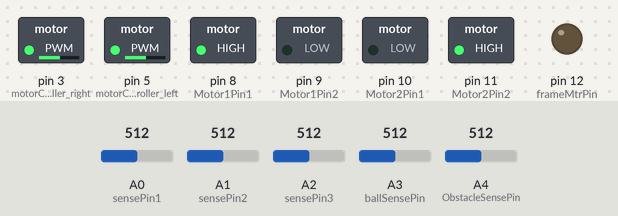
Bench run of a sketch on a simulated Arduino Uno, built with avr-gcc and run on an emulated ATmega328P. Parts: switched loads named in the sketch (green lamp = pin HIGH), output pins drawn as LEDs (lit = HIGH). Inputs (shaded band) come from the test bench; at power-on: A1 (sensePin2) = 512, A2 (sensePin3) = 512, A0 (sensePin1) = 512, A3 (ballSensePin) = 512, A4 (ObstacleSensePin) = 512.

Above: at 7.0 s.
7.1 s: A1 (sensePin2) set to 208
8.6 s: A1 (sensePin2) set to 192
At 9.5 s:
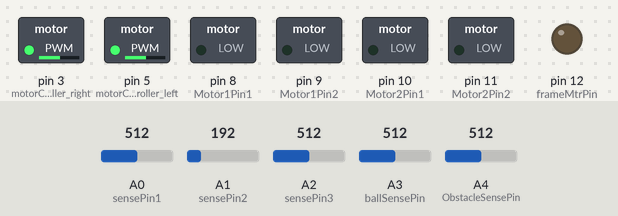
10.1 s: A2 (sensePin3) set to 211
11.6 s: A2 (sensePin3) set to 188
At 12.4 s:
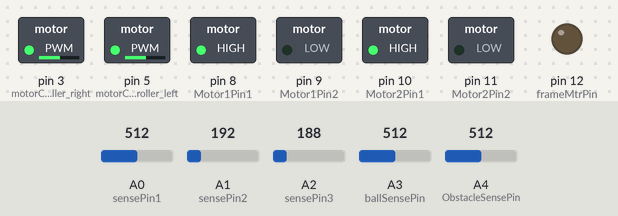
13.1 s: A2 (sensePin3) set to 210
At 13.4 s:
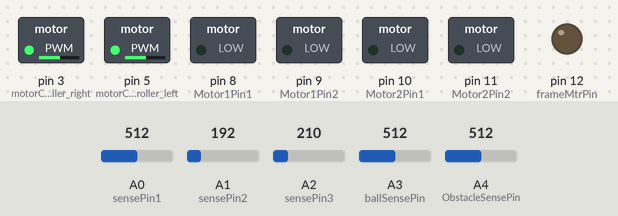
14.6 s: A0 (sensePin1) set to 215
16.1 s: A0 (sensePin1) set to 188
At 17.1 s:
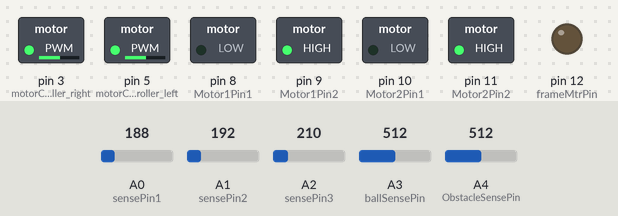
Timing chart, 0 to 18.6 s (numbered marks = the images above; inputs shaded):
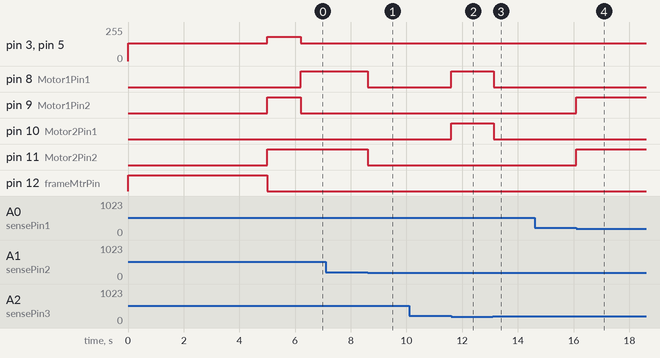

Measured:
- the behaviour switches between 201 and 200 on A1 (sensePin2) (found by bisection; images 0 and 1)
- the behaviour switches between 201 and 200 on A2 (sensePin3) (found by bisection; images 1 and 2)
- the behaviour switches between 201 and 200 on A0 (sensePin1) (found by bisection; images 3 and 4)
- after the input at 7.1 s, every drawn part: stays the same
- after the input at 8.6 s, pin 8 (Motor1Pin1), pin 11 (Motor2Pin2): HIGH → LOW at once
- after the input at 10.1 s, every drawn part: stays the same
- after the input at 11.6 s, pin 8 (Motor1Pin1), pin 10 (Motor2Pin1): LOW → HIGH at once
- after the input at 13.1 s, pin 8 (Motor1Pin1), pin 10 (Motor2Pin1): HIGH → LOW at once
- after the input at 14.6 s, every drawn part: stays the same
- after the input at 16.1 s, pin 9 (Motor1Pin2), pin 11 (Motor2Pin2): LOW → HIGH at once

The sketch:

Line_following.ino
```cpp
int sensePin1 = 0;  //left
int sensePin2 = 1;  //middle
int sensePin3 = 2;  //right

int threshold = 200;

int ballSensePin = 3;
int frameMtrPin = 12;
boolean grabbingDone = false;

int ObstacleSensePin = 4;

int ballthreshold  = 150;
int obsthreshold  = 130;

const int Motor1Pin1 = 8;
const int Motor1Pin2 = 9;
const int Motor2Pin1 = 10;
const int Motor2Pin2 = 11;

int motorController_left = 5;  //left
int motorController_right = 3;  //right

void setup(){

  pinMode(sensePin1,INPUT);
  pinMode(sensePin2,INPUT);
  pinMode(sensePin3,INPUT);

  pinMode(ballSensePin,INPUT);

  pinMode(ObstacleSensePin,INPUT);

  pinMode(Motor1Pin1, OUTPUT);
  pinMode(Motor1Pin2, OUTPUT);
  pinMode(Motor2Pin1, OUTPUT);
  pinMode(Motor2Pin2, OUTPUT);

  pinMode(frameMtrPin, OUTPUT);

  grabbingDone = false;

  pinMode(motorController_left, OUTPUT);
  pinMode(motorController_right, OUTPUT);

  analogWrite(motorController_left,900);
  analogWrite(motorController_right,900);
}

void loop(){

  int val1;
  int val2;
  int val3;

  int ballSenseVal = analogRead(ballSensePin);
  int obstacleSenseVal = analogRead(ObstacleSensePin);

  if(ballSenseVal > ballthreshold && !grabbingDone){

    Stop();

    digitalWrite(frameMtrPin,HIGH);
    delay(5000);
    digitalWrite(frameMtrPin,LOW);

    grabbingDone = true;

    analogWrite(motorController_left,950);
    analogWrite(motorController_right,950);

    GoRight();
    delay(1200);

    analogWrite(motorController_left,900);
    analogWrite(motorController_right,900);

  }
  else{

    digitalWrite(frameMtrPin,LOW);

    val1 = analogRead(sensePin1);  //left
    val2 = analogRead(sensePin2);  //middle
    val3 = analogRead(sensePin3);  //right

    if(val1 > threshold && val2 > threshold && val3 > threshold){ //Go forward
      digitalWrite(frameMtrPin,LOW);
      GoForward();
      delay(30);
    }
    else if(val1 <= threshold && val2 > threshold && val3 > threshold){ //Turn right
      digitalWrite(frameMtrPin,LOW);
      GoRight();
      delay(15);
    }
    else if(val1 <= threshold && val2 <= threshold && val3 > threshold){ //Turn right
      digitalWrite(frameMtrPin,LOW);
      GoRight();
      delay(30);
    }
    else if(val1 > threshold && val2 > threshold && val3 <= threshold){ //Turn left
      digitalWrite(frameMtrPin,LOW);
      GoLeft();
      delay(15);
    }
    else if(val1 > threshold && val2 <= threshold && val3 <= threshold){ //Turn right
      digitalWrite(frameMtrPin,LOW);
      GoLeft();
      delay(30);
    }
    else{
      Stop();
    }

  }

  /*if(obstacleSenseVal > obsthreshold){
    Stop();
    delay(1000);
    GoBackward();
    delay(1000);
    GoLeft();
    delay(900);
    Stop();
    delay(100);
    GoForward();
    delay(3000);
    Stop();
    delay(100);
    GoRight();
    delay(2000);
    Stop();
    delay(100);
    int Obsval1 ;
    int Obsval2;
    int Obsval3;
    do{
      GoForward();
      delay(100);
      Stop();
      delay(100);
      Obsval1 = analogRead(sensePin1);  //left
      Obsval2 = analogRead(sensePin2);  //middle
      Obsval3 = analogRead(sensePin3);  //right
    }
    while(Obsval3<threshold && Obsval2 < threshold && Obsval1< threshold);
  }*/

}

void GoRight(){
  digitalWrite(Motor1Pin1, LOW);
  digitalWrite(Motor1Pin2, HIGH);
  digitalWrite(Motor2Pin1, LOW);
  digitalWrite(Motor2Pin2, HIGH);
}

void GoLeft(){
  digitalWrite(Motor1Pin2, LOW);
  digitalWrite(Motor1Pin1, HIGH);
  digitalWrite(Motor2Pin2, LOW);
  digitalWrite(Motor2Pin1, HIGH);
}

void GoBackward(){
  digitalWrite(Motor1Pin1, LOW);
  digitalWrite(Motor1Pin2, HIGH);
  digitalWrite(Motor2Pin2, LOW);
  digitalWrite(Motor2Pin1, HIGH);
}

void GoForward(){
  digitalWrite(Motor1Pin2, LOW);
  digitalWrite(Motor1Pin1, HIGH);
  digitalWrite(Motor2Pin1, LOW);
  digitalWrite(Motor2Pin2, HIGH);
}

void Stop(){
  digitalWrite(Motor1Pin2, LOW);
  digitalWrite(Motor1Pin1, LOW);
  digitalWrite(Motor2Pin1, LOW);
  digitalWrite(Motor2Pin2, LOW);
}
```
